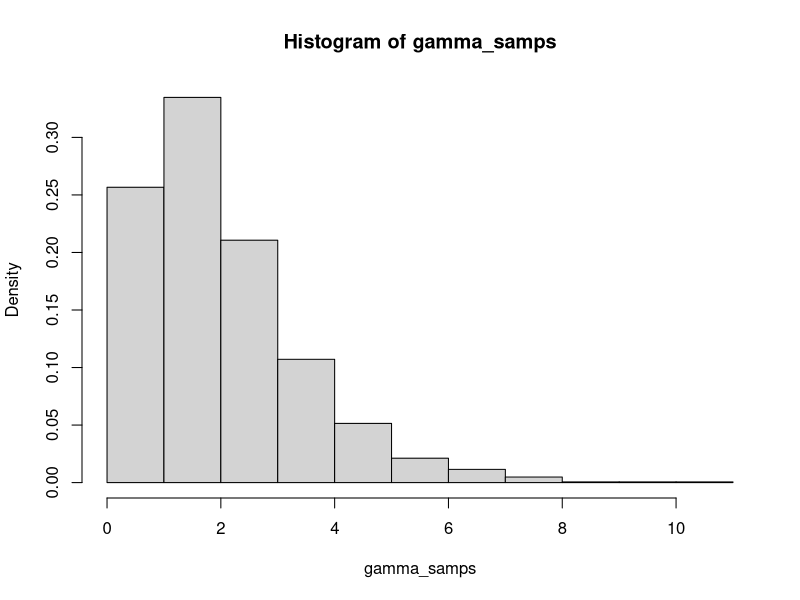

This figure's R source: (Note: this script raises an error after producing the figure.)
#Sample the gamma density using the ratio of uniform algorithm.
#From MCMC Exercise 3, Spring 2017

ratio_u_for_gammas = function(n,a,b){
	#Samples the gamma density via the ratio of uniforms.
	#INPUTS:	n = number of gamma realizations to generate.
	#			a = the alpha (shape) parameter
	#			b = the beta (rate) parameter
	#OUTPUTS:	fx = vector of realizations from the gamma density.
	
	#Accept x = u2/u1 as being from fx if u1 <= sqrt(f(u2/u1))
	fx = function(x,a,b) dgamma(x,a,b)
	
	#fx_max1 = First function to maximize; sqrt(f(x)).
	fx_max1 = function(x,a,b) -sqrt(dgamma(x,a,b))
	
	#fx_max2 = Second function to maximize; x*sqrt(f(x))
	fx_max2 = function(x,a,b)  -x * sqrt(dgamma(x,a,b))
	
		# Using negatives bc optim minimizes.  We want to maximize.
	
	#a is max_x for sqrt(f(x))
	a_bound = optim(par=.5,fn=fx_max1,a=a,b=b,lower=0,upper=Inf,method="L-BFGS-B")$par
	b_bound = optim(par=.5,fn=fx_max2,a=a,b=b,lower=0,upper=Inf,method="L-BFGS-B")$par
	
	#Generate n random uniform samples using calculated bounds.
	u1 = runif(n,0,a_bound)
	u2 = runif(n,0,b_bound)
	
	#Value of f(x) for all generated samples.
	fx_samps = u2/u1
	
	#Acceptance test.
	accept = u1 <= sqrt(fx(u2/u1,a,b))
	
	#Accepted samples from fx.
	fx_samps = fx_samps[accept]
	
	#Acceptance probability.
	prob_accept = sum(accept)/n
	
	return(list(fx_samps=fx_samps,prob_accept=prob_accept))
}

#Test function.
output = ratio_u_for_gammas(10000,a=2,b=1)
gamma_samps = output$fx_samps	#Generated gamma samples.
p_accept = output$prob_accept	#P(Acceptance)

#Histogram of sampled values.
hist(gamma_samps,freq=F)

#Overlay true gamma density.
lines(seq(0,10,by=.01),dgamma(seq(0,10,by=.01),a,b),type='l',col='blue') 